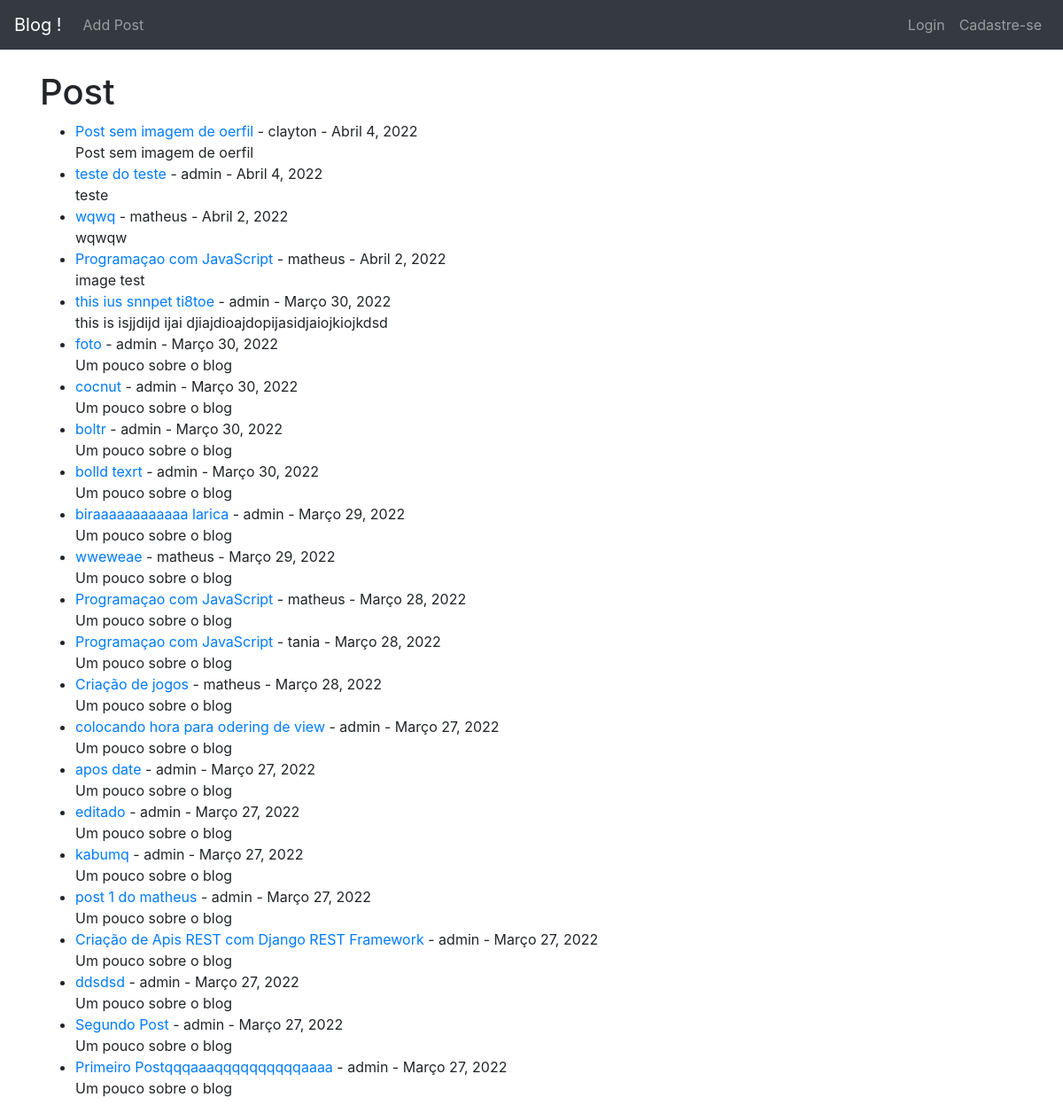
Before: / with the older database file.
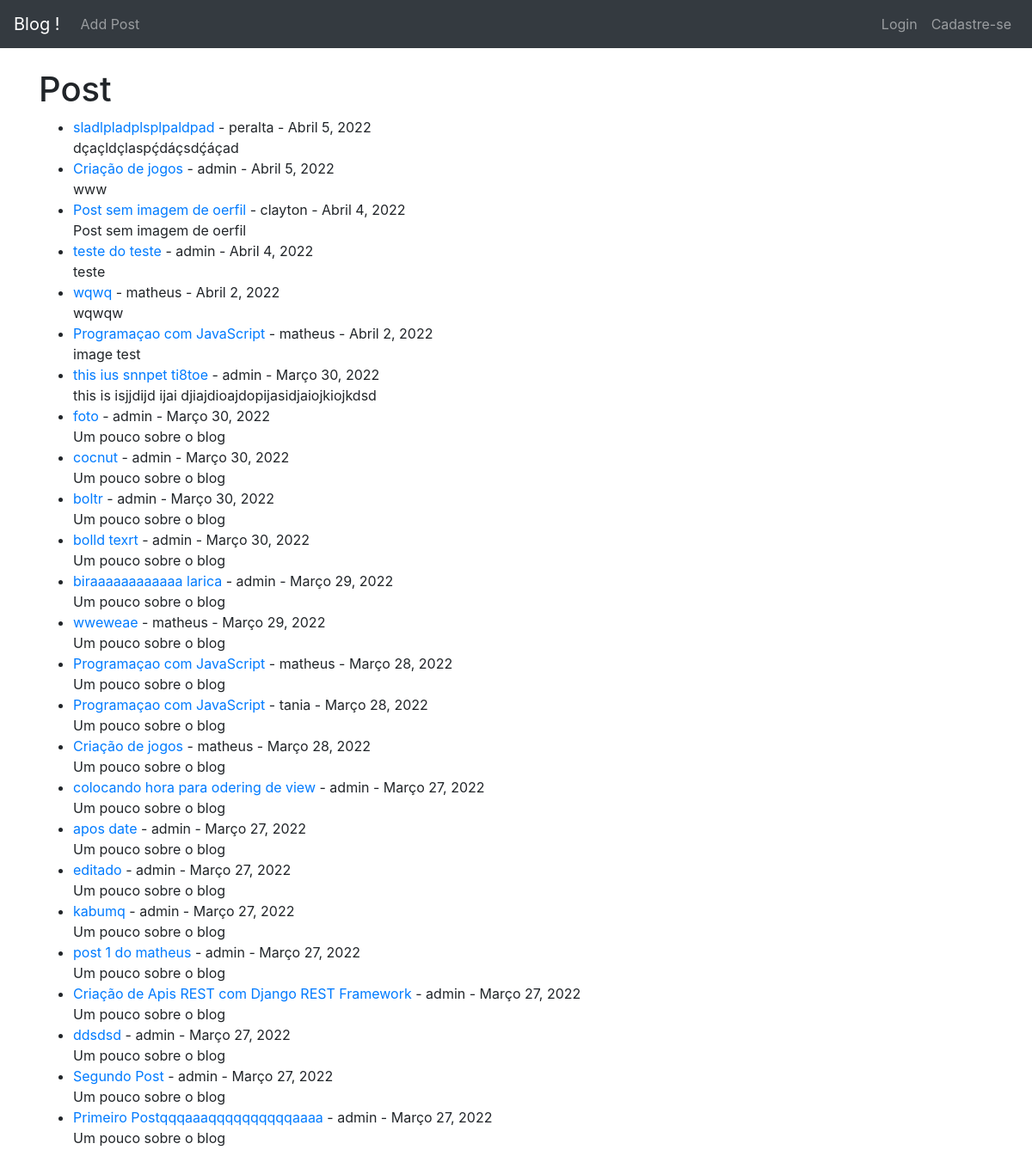
After: the same page with the newer database file.
### core/models.py (models this page shows, shortened)
class Base(models.Model):
    criacao = models.DateField('Criação', auto_now_add=True)
    atualizacao = models.DateField('Atualização', auto_now='True')
    hora = models.TimeField('horario', auto_now=True)
    class Meta:
        abstract = True

class Post(Base):
    titulo = models.CharField('Título', max_length=255)
    header_title = StdImageField(null=True, blank=True, upload_to='images/')
    autor = models.ForeignKey(User, default=User, on_delete=models.CASCADE)
    body = RichTextField('Post', blank=True, null=True)
    snippet = models.CharField('Sobre oque é ?', max_length=255)
    likes = models.ManyToManyField(User, related_name='blog_post')

### core/views.py (the view)
# urls.py: path('', IndexView.as_view(), name='index'),
class IndexView(ListView):
    model = Post
    template_name = 'index.html'
    ordering = ['-id']

### core/templates/index.html
{% extends 'base.html' %}
{% block content %}
<h1>Post</h1>
<ul>
{% for post in object_list %}
    <li><a href="{% url 'post_detail' post.pk %}">{{ post.titulo }}</a> - {{ post.autor }} - {{ post.criacao }} <br/body>
    {{ post.snippet }}</li>
{% endfor %}
</ul>
{% endblock %}

### core/templates/base.html (shortened to what this page needs)
<!DOCTYPE html>
<html lang="pt-br">
  <head>
    <link rel="stylesheet" href="https://stackpath.bootstrapcdn.com/bootstrap/4.1.3/css/bootstrap.min.css">
  </head>
  <body>
    <nav class="navbar navbar-expand-lg navbar-dark bg-dark">
  <a class="navbar-brand" href="{% url 'index' %}">Blog !</a>
  <div class="collapse navbar-collapse" id="conteudoNavbarSuportado">
      {% if user.is_authenticated %}
      <ul class="navbar-nav mr-auto">
        <li class="nav-item">
          <a class="nav-link" href="{% url 'add_post' %}">Add Post</a>
        </li>
        <li class="nav-item">
          <a class="nav-link">{{ user.username }}</a>
        </li>
      </ul>
      <ul class="navbar-nav ml-auto">
        <li class="nav-item">
          <a class="nav-link" href="{% url 'edit_profile' %}">Editar Perfil</a>
        </li>
        <li class="nav-item">
          <a class="nav-link" href="{% url 'logout' %}">Logout</a>
        </li>
      </ul>
        {% else %}
        <ul class="navbar-nav mr-auto">
        <li class="nav-item">
          <a class="nav-link" href="{% url 'login' %}">Add Post</a>
        </li>
      </ul>
      <ul class="navbar-nav ml-auto">
        <li class="nav-item">
          <a class="nav-link" href="{% url 'login' %}">Login</a>
        </li>
        <li class="nav-item">
          <a class="nav-link" href="{% url 'registro' %}">Cadastre-se</a>
        </li>
      </ul>
      {% endif %}
  </div>
</nav>
    <br>
    <div class="container">
      {% block content %}
      {% endblock %}
    </div>
  </body>
</html>

Changed rows visible on the page:
added Post: titulo "sladlpladplsplpaldpad", autor "peralta", criacao "Abril 5, 2022", snippet "dçaçldçlaspḉdáçsdḉáçad"
added Post: titulo "Criação de jogos", autor "admin", criacao "Abril 5, 2022", snippet "www"
